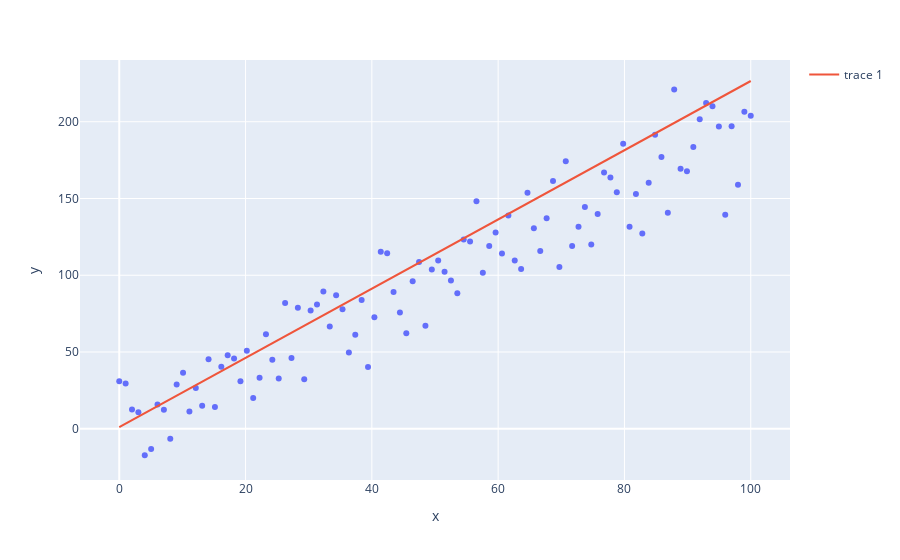

Source (notebook cell):
### Code cell
fig = px.scatter(x=x, y = y)
fig.add_trace(Scatter(x = x,
                       y = w1_list[-1]+x*w2_list[-1]))
fig.show()
